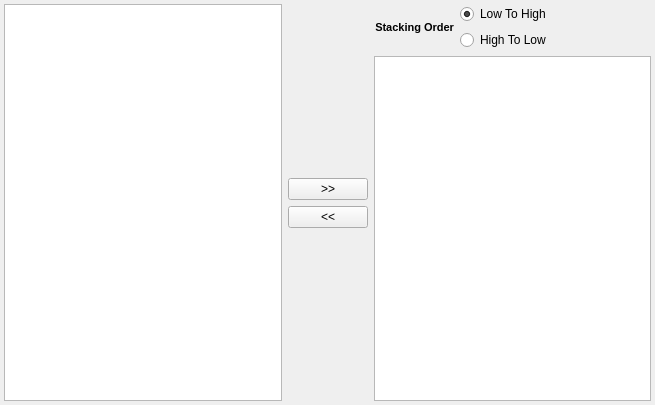
<?xml version="1.0" encoding="UTF-8"?>
<ui version="4.0">
 <class>OEMEbsdScanSelectionWidget</class>
 <widget class="QWidget" name="OEMEbsdScanSelectionWidget">
  <property name="geometry">
   <rect>
    <x>0</x>
    <y>0</y>
    <width>655</width>
    <height>405</height>
   </rect>
  </property>
  <property name="windowTitle">
   <string>Form</string>
  </property>
  <layout class="QGridLayout" name="gridLayout">
   <property name="leftMargin">
    <number>4</number>
   </property>
   <property name="topMargin">
    <number>4</number>
   </property>
   <property name="rightMargin">
    <number>4</number>
   </property>
   <property name="bottomMargin">
    <number>4</number>
   </property>
   <item row="1" column="2">
    <widget class="DREAM3DListWidget" name="selectedScanNames">
     <property name="editTriggers">
      <set>QAbstractItemView::NoEditTriggers</set>
     </property>
     <property name="dragEnabled">
      <bool>true</bool>
     </property>
     <property name="dragDropMode">
      <enum>QAbstractItemView::DragDrop</enum>
     </property>
     <property name="defaultDropAction">
      <enum>Qt::CopyAction</enum>
     </property>
     <property name="selectionMode">
      <enum>QAbstractItemView::ExtendedSelection</enum>
     </property>
     <property name="sortingEnabled">
      <bool>false</bool>
     </property>
    </widget>
   </item>
   <item row="0" column="2">
    <layout class="QGridLayout" name="gridLayout_2">
     <property name="bottomMargin">
      <number>0</number>
     </property>
     <item row="1" column="1">
      <widget class="QRadioButton" name="stackHighToLowBtn">
       <property name="text">
        <string>High To Low</string>
       </property>
      </widget>
     </item>
     <item row="0" column="1">
      <widget class="QRadioButton" name="stackLowToHighBtn">
       <property name="text">
        <string>Low To High</string>
       </property>
       <property name="checked">
        <bool>true</bool>
       </property>
      </widget>
     </item>
     <item row="0" column="0" rowspan="2">
      <widget class="QLabel" name="label_2">
       <property name="styleSheet">
        <string notr="true">QLabel {
font-weight: bold;
font-size: 11px;
}</string>
       </property>
       <property name="text">
        <string>Stacking Order</string>
       </property>
       <property name="alignment">
        <set>Qt::AlignRight|Qt::AlignTrailing|Qt::AlignVCenter</set>
       </property>
      </widget>
     </item>
     <item row="0" column="3" rowspan="2">
      <spacer name="horizontalSpacer">
       <property name="orientation">
        <enum>Qt::Horizontal</enum>
       </property>
       <property name="sizeHint" stdset="0">
        <size>
         <width>40</width>
         <height>20</height>
        </size>
       </property>
      </spacer>
     </item>
    </layout>
   </item>
   <item row="0" column="1" rowspan="2">
    <layout class="QVBoxLayout" name="verticalLayout">
     <item>
      <spacer name="verticalSpacer">
       <property name="orientation">
        <enum>Qt::Vertical</enum>
       </property>
       <property name="sizeHint" stdset="0">
        <size>
         <width>20</width>
         <height>40</height>
        </size>
       </property>
      </spacer>
     </item>
     <item>
      <widget class="QPushButton" name="addScanName">
       <property name="sizePolicy">
        <sizepolicy hsizetype="Minimum" vsizetype="Fixed">
         <horstretch>0</horstretch>
         <verstretch>0</verstretch>
        </sizepolicy>
       </property>
       <property name="text">
        <string>&gt;&gt;</string>
       </property>
      </widget>
     </item>
     <item>
      <widget class="QPushButton" name="removeScanName">
       <property name="text">
        <string>&lt;&lt;</string>
       </property>
      </widget>
     </item>
     <item>
      <spacer name="verticalSpacer_2">
       <property name="orientation">
        <enum>Qt::Vertical</enum>
       </property>
       <property name="sizeHint" stdset="0">
        <size>
         <width>20</width>
         <height>40</height>
        </size>
       </property>
      </spacer>
     </item>
    </layout>
   </item>
   <item row="0" column="0" rowspan="2">
    <widget class="DREAM3DListWidget" name="availableScanNames">
     <property name="editTriggers">
      <set>QAbstractItemView::NoEditTriggers</set>
     </property>
     <property name="dragEnabled">
      <bool>true</bool>
     </property>
     <property name="dragDropMode">
      <enum>QAbstractItemView::DragDrop</enum>
     </property>
     <property name="defaultDropAction">
      <enum>Qt::CopyAction</enum>
     </property>
     <property name="selectionMode">
      <enum>QAbstractItemView::ExtendedSelection</enum>
     </property>
    </widget>
   </item>
  </layout>
 </widget>
 <customwidgets>
  <customwidget>
   <class>DREAM3DListWidget</class>
   <extends>QListWidget</extends>
   <header location="global">DREAM3DListWidget.h</header>
  </customwidget>
 </customwidgets>
 <resources>
  <include location="../../../../../../../SIMPL/Resources/SIMPL.qrc"/>
 </resources>
 <connections/>
</ui>
